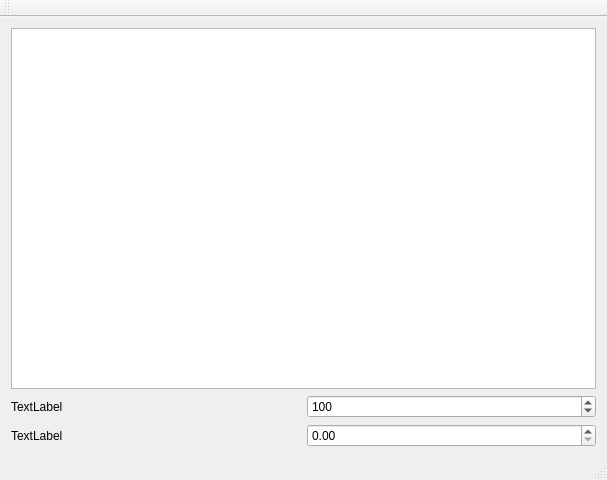
<?xml version="1.0" encoding="UTF-8"?>
<ui version="4.0">
 <class>MainWindow</class>
 <widget class="QMainWindow" name="MainWindow">
  <property name="geometry">
   <rect>
    <x>0</x>
    <y>0</y>
    <width>607</width>
    <height>480</height>
   </rect>
  </property>
  <property name="windowTitle">
   <string>MainWindow</string>
  </property>
  <widget class="QWidget" name="centralWidget">
   <layout class="QVBoxLayout" name="verticalLayout">
    <item>
     <widget class="QGraphicsView" name="graphicsView"/>
    </item>
    <item>
     <layout class="QHBoxLayout" name="horizontalLayout_2">
      <item>
       <widget class="QLabel" name="label_radius">
        <property name="text">
         <string>TextLabel</string>
        </property>
       </widget>
      </item>
      <item>
       <widget class="QSpinBox" name="spinBox">
        <property name="minimum">
         <number>50</number>
        </property>
        <property name="maximum">
         <number>250</number>
        </property>
        <property name="singleStep">
         <number>10</number>
        </property>
        <property name="value">
         <number>100</number>
        </property>
       </widget>
      </item>
     </layout>
    </item>
    <item>
     <layout class="QHBoxLayout" name="horizontalLayout">
      <item>
       <widget class="QLabel" name="label">
        <property name="text">
         <string>TextLabel</string>
        </property>
       </widget>
      </item>
      <item>
       <widget class="QDoubleSpinBox" name="doubleSpinBox">
        <property name="maximum">
         <double>360.000000000000000</double>
        </property>
        <property name="singleStep">
         <double>10.000000000000000</double>
        </property>
       </widget>
      </item>
     </layout>
    </item>
   </layout>
  </widget>
  <widget class="QMenuBar" name="menuBar">
   <property name="geometry">
    <rect>
     <x>0</x>
     <y>0</y>
     <width>607</width>
     <height>21</height>
    </rect>
   </property>
  </widget>
  <widget class="QToolBar" name="mainToolBar">
   <attribute name="toolBarArea">
    <enum>TopToolBarArea</enum>
   </attribute>
   <attribute name="toolBarBreak">
    <bool>false</bool>
   </attribute>
  </widget>
  <widget class="QStatusBar" name="statusBar"/>
 </widget>
 <layoutdefault spacing="6" margin="11"/>
 <resources/>
 <connections/>
</ui>
